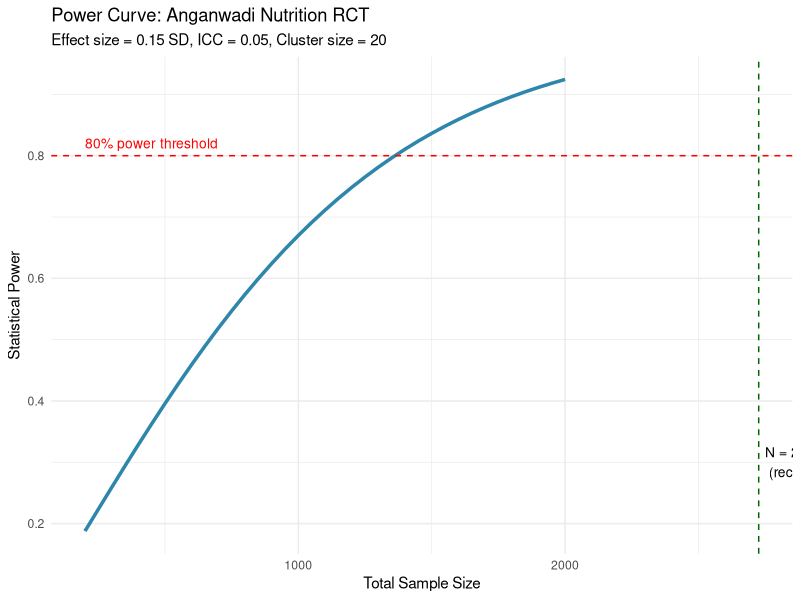
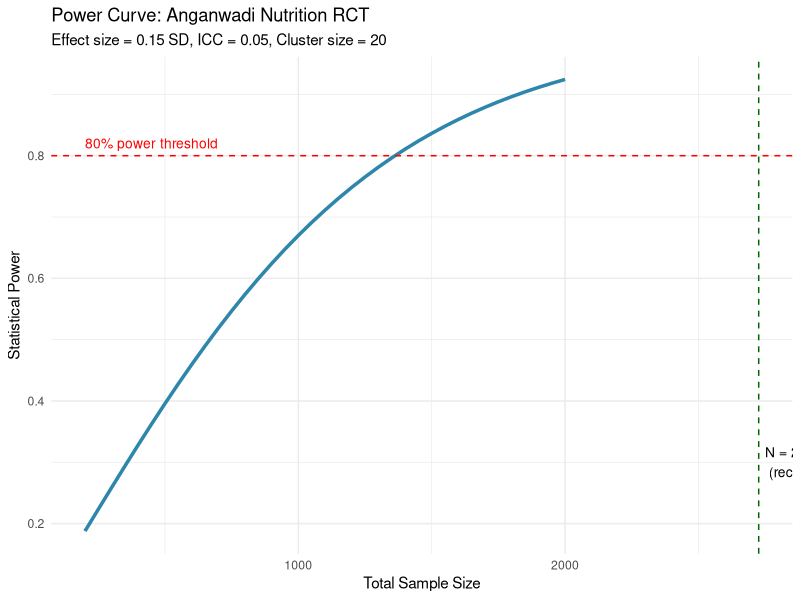

Here is the R script that generated these plots, in order:
# ============================================
# Power Calculations — Anganwadi Nutrition RCT
# Outcome: Weight-for-age Z-score (WAZ)
# M&E Framework: ICDS Nutrition Counselling
# ============================================

library(pwr)
library(tidyverse)

# ============================================
# 1. BASIC POWER CALCULATION
# ============================================

# Parameters
# Baseline mean WAZ: -1.6, SD: 1.2 (NFHS-5, 2019-21)
# Minimum detectable effect: 0.15 SD
# Standard 80% power, 5% significance

effect_size <- 0.15      # in SD units
alpha <- 0.05            
power <- 0.80            

result <- pwr.t.test(
  d = effect_size,
  sig.level = alpha,
  power = power,
  type = "two.sample",
  alternative = "two.sided"
)

print(result)
cat("Sample needed per arm:", ceiling(result$n), "\n")
cat("Total sample:", ceiling(result$n) * 2, "\n")

# ============================================
# 2. DESIGN EFFECT FOR CLUSTERING
# ============================================

# Cluster randomisation at Anganwadi centre level
# ICC = 0.05 (typical for child nutrition outcomes)
# Cluster size = 20 children per centre

icc <- 0.05
cluster_size <- 20

# Design effect: DEFF = 1 + (m-1) * ICC
deff <- 1 + (cluster_size - 1) * icc
cat("Design effect:", deff, "\n")

# Adjusted sample
n_adjusted <- ceiling(result$n * deff)
cat("Adjusted sample per arm:", n_adjusted, "\n")
cat("Adjusted total sample:", n_adjusted * 2, "\n")
cat("Clusters per arm:", ceiling(n_adjusted / cluster_size), "\n")
cat("Total clusters:", ceiling(n_adjusted / cluster_size) * 2, "\n")

# Note: ignoring clustering would underpower the study by nearly half

# ============================================
# 3. POWER CURVE
# ============================================

sample_sizes <- seq(200, 2000, by = 50)

power_values <- sapply(sample_sizes, function(n) {
  pwr.t.test(
    n = n / deff,
    d = effect_size,
    sig.level = alpha,
    type = "two.sample",
    alternative = "two.sided"
  )$power
})

power_df <- tibble(
  sample_size = sample_sizes,
  power = power_values
)

ggplot(power_df, aes(x = sample_size, y = power)) +
  geom_line(color = "#2E86AB", linewidth = 1.2) +
  geom_hline(yintercept = 0.80, linetype = "dashed", color = "red") +
  geom_vline(xintercept = 2726, linetype = "dashed", color = "darkgreen") +
  annotate("text", x = 2726, y = 0.3,
           label = "N = 2,726\n(recommended)",
           hjust = -0.1, size = 3.5) +
  annotate("text", x = 200, y = 0.82,
           label = "80% power threshold",
           hjust = 0, size = 3.5, color = "red") +
  labs(
    title = "Power Curve: Anganwadi Nutrition RCT",
    subtitle = "Effect size = 0.15 SD, ICC = 0.05, Cluster size = 20",
    x = "Total Sample Size",
    y = "Statistical Power"
  ) +
  theme_minimal()

ggsave("outputs/power_curve.png", width = 8, height = 6)
